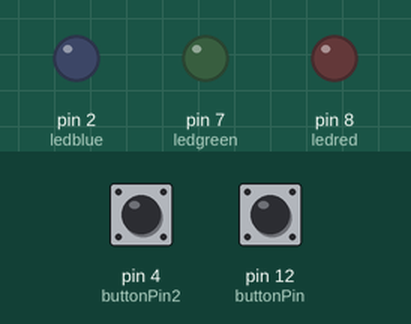
This sketch was run on a simulated Arduino Uno, built with avr-gcc and run on an emulated ATmega328P. On the bench: output pins drawn as LEDs (lit = HIGH). Inputs (shaded band) come from the test bench; at power-on: pin 4 (buttonPin2) LOW, pin 12 (buttonPin) LOW.

Above: at 1.2 s.
1.3 s: pin 4 (buttonPin2) pulled HIGH for 0.15 s
At 2.1 s:
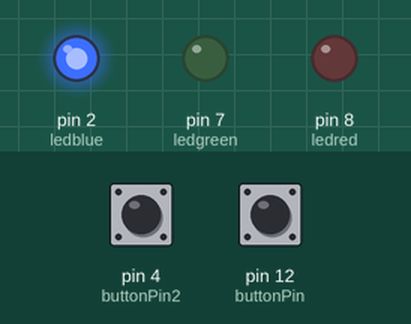
4.4 s: pin 12 (buttonPin) pulled HIGH for 3.2 s
At 5.2 s:
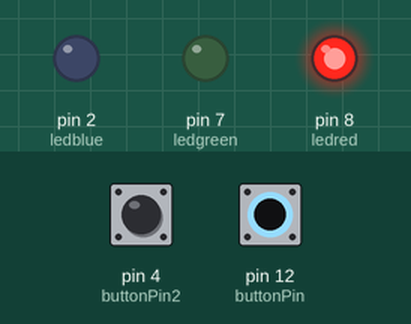
10.6 s: pin 12 (buttonPin) pulled HIGH for 0.15 s
At 12.4 s:
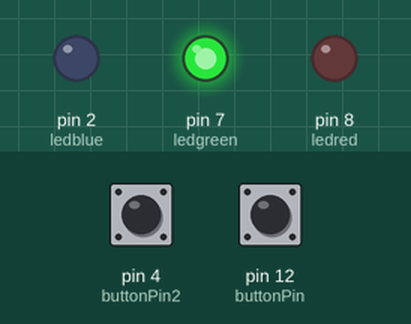
13.7 s: pin 12 (buttonPin) pulled HIGH for 1 s
At 17.5 s:
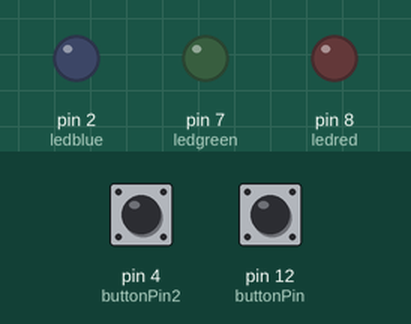
Timing chart, 0 to 18.7 s (numbered marks = the images above; inputs shaded):
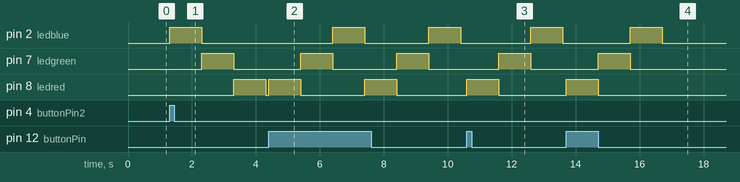

The sketch:

oprdracht_9.ino
```cpp
int ledred = 8;
int ledgreen = 7;
int ledblue = 2;
int buttonPin = 12;
int buttonPin2 = 4;
int buttonState = 0;
int buttonState2 = 0;

void setup()
{
  pinMode(ledred, OUTPUT);
  pinMode(ledgreen, OUTPUT);
  pinMode(ledblue, OUTPUT);
  pinMode(buttonPin, INPUT);
  pinMode(buttonPin2, INPUT);
}

void loop()
{

  buttonState = digitalRead(buttonPin);

  if (buttonState == HIGH) {
    digitalWrite(ledred, HIGH);
    delay(1000);
    digitalWrite(ledred, LOW);

    digitalWrite(ledgreen, HIGH);
    delay(1000);
    digitalWrite(ledgreen, LOW);

    digitalWrite(ledblue, HIGH);
    delay(1000);
    digitalWrite(ledblue, LOW);
     }
  else {

    digitalWrite(ledred, LOW);
    digitalWrite(ledgreen, LOW);
    digitalWrite(ledblue, LOW);


   buttonState2 = digitalRead(buttonPin2);

    if (buttonState2 == HIGH) {
       digitalWrite(ledblue, HIGH);
    delay(1000);
    digitalWrite(ledblue, LOW);

    digitalWrite(ledgreen, HIGH);
    delay(1000);
    digitalWrite(ledgreen, LOW);

    digitalWrite(ledred, HIGH);
    delay(1000);
    digitalWrite(ledred, LOW);


    }
    else {

    }

  }


}
```

Measured:
- after the input at 1.3 s, pin 2 (ledblue): LOW → HIGH at once, → LOW 1.0 s later; pin 7 (ledgreen): LOW → HIGH after 1.0 s, → LOW 1.0 s later; pin 8 (ledred): LOW → HIGH after 2.0 s, → LOW 1.0 s later
- after the input at 4.4 s, pin 2 (ledblue): alternates HIGH for 1.0 s and LOW for 2.0 s, starting after 2.0 s; pin 7 (ledgreen): alternates HIGH for 1.0 s and LOW for 2.0 s, starting after 1.0 s; pin 8 (ledred): alternates HIGH for 1.0 s and LOW for 2.0 s, starting at once
- after the input at 10.6 s, pin 2 (ledblue): LOW → HIGH after 2.0 s, → LOW 1.0 s later; pin 7 (ledgreen): LOW → HIGH after 1.0 s, → LOW 1.0 s later; pin 8 (ledred): LOW → HIGH at once, → LOW 1.0 s later
- after the input at 13.7 s, pin 2 (ledblue): LOW → HIGH after 2.0 s, → LOW 1.0 s later; pin 7 (ledgreen): LOW → HIGH after 1.0 s, → LOW 1.0 s later; pin 8 (ledred): LOW → HIGH at once, → LOW 1.0 s later
